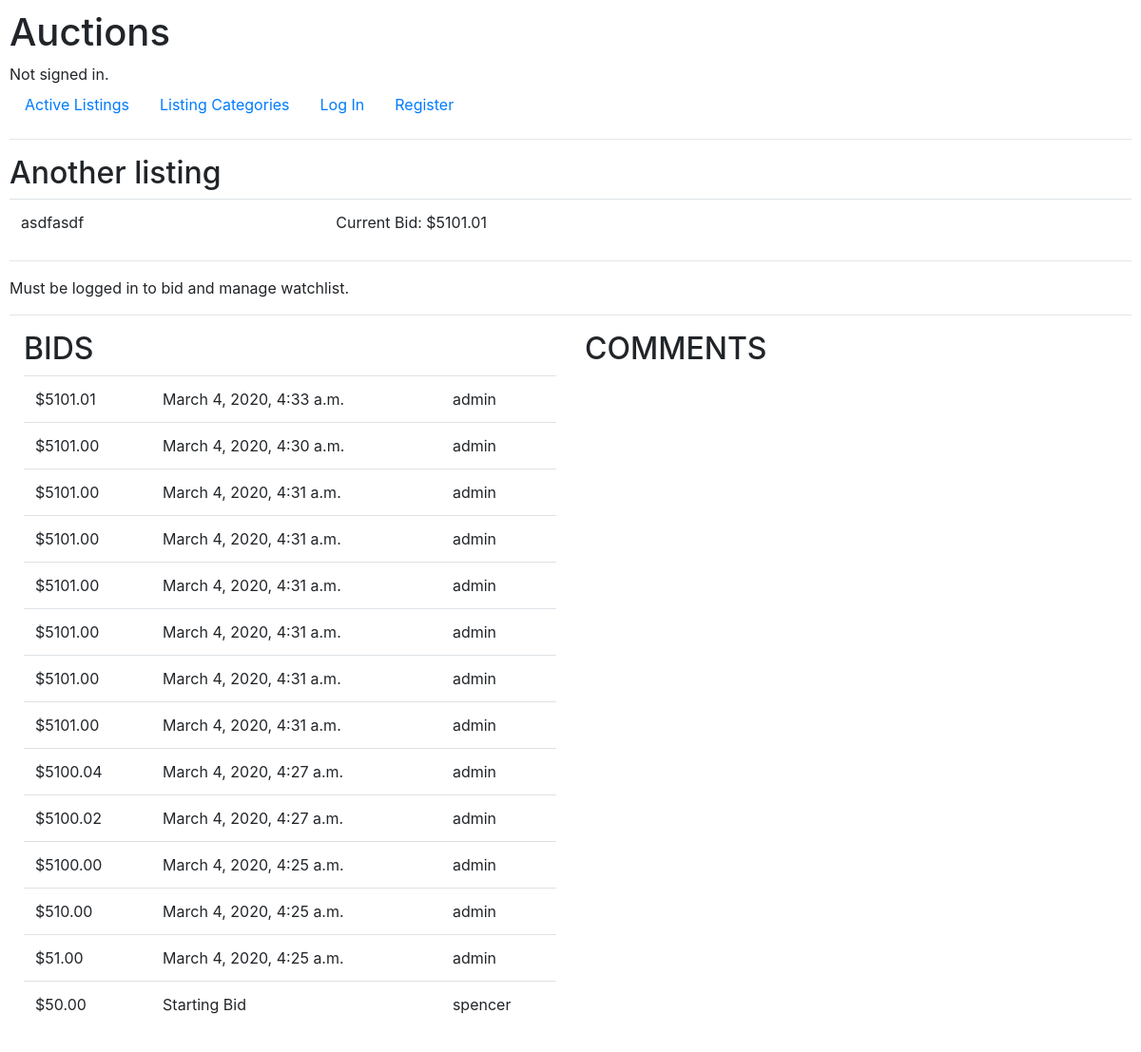
The app's page /listing/2, older data.
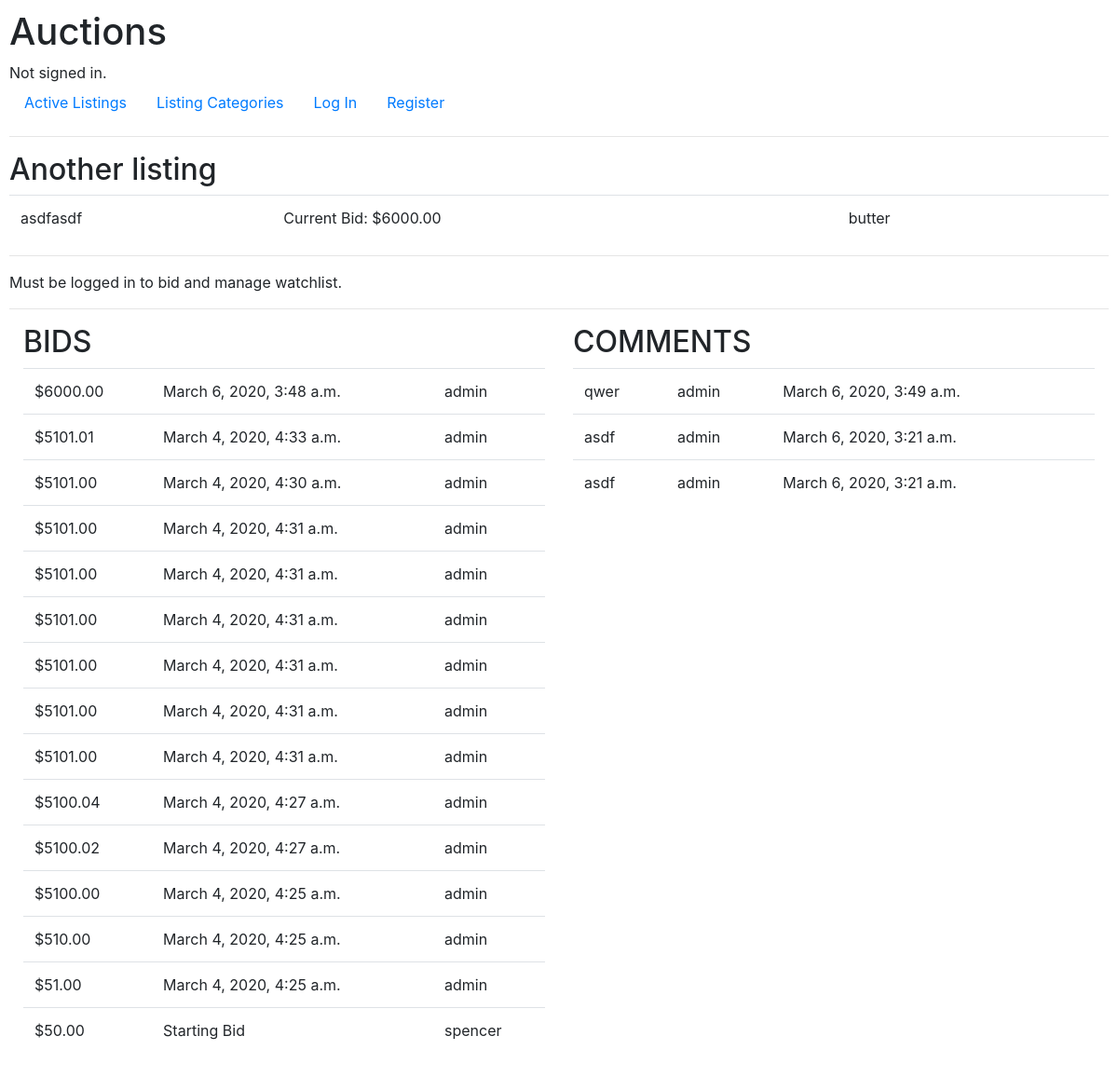
The same page, newer data.
### auctions/models.py (models this page shows, shortened)
class Listing(models.Model):
    creator = models.ForeignKey(User,
                                on_delete=models.CASCADE,
                                related_name="listings")
    title = models.CharField(max_length=64)
    description = models.TextField()
    startingBid = models.DecimalField(max_digits=11, decimal_places=2)
    image = models.URLField(blank=True)
    category = models.CharField(max_length=64, blank=True)
    active = models.BooleanField(default=True)
    createdTimestamp = models.DateTimeField(auto_now_add=True)
    updatedTimestamp = models.DateTimeField(auto_now=True)

class Bid(models.Model):
    user = models.ForeignKey(User,
                             on_delete=models.CASCADE,
                             related_name="bids")
    listing = models.ForeignKey(Listing,
                                on_delete=models.CASCADE,
                                related_name="bids")
    bid = models.DecimalField(max_digits=11, decimal_places=2)
    createdTimestamp = models.DateTimeField(auto_now_add=True)
    updatedTimestamp = models.DateTimeField(auto_now=True)

class User(AbstractUser):
    def __str__(self):
        return f"{self.username}"

class Comment(models.Model):
    user = models.ForeignKey(User,
                             on_delete=models.CASCADE,
                             related_name="comments")
    listing = models.ForeignKey(Listing,
                                on_delete=models.CASCADE,
                                related_name="comments")
    comment = models.TextField()
    createdTimestamp = models.DateTimeField(auto_now_add=True)
    updatedTimestamp = models.DateTimeField(auto_now=True)

### auctions/views.py (the view)
# urls.py: path("listing/<int:listing_id>", views.listing, name="listing"),
def listing(request, listing_id):
    form = BidForm(listing_id)
    user = request.user
    listing = Listing.objects.get(pk=listing_id)
    if request.method == "POST":
        form = BidForm(listing_id, request.POST)
        if form.is_valid():
            Bid.objects.create(
                user=user, listing=listing, bid=form.cleaned_data.get("bid"))
    max_bid = Bid.objects.filter(listing=listing).order_by("-bid")[:1]
    if len(max_bid) == 0:
        max_bid = None
    else:
        max_bid = max_bid[0]
    if user.is_authenticated:
        try:
            item = WatchlistItem.objects.get(user=user, listing=listing)
        except ObjectDoesNotExist:
            watching = False
        else:
            if item.active:
                watching = True
            else:
                watching = False
    else:
        watching = False
    return render(request, "auctions/listing.html", {
        "listing": Listing.objects.get(pk=listing_id),
        "bids": Bid.objects.filter(listing=listing_id).order_by("-bid"),
        "comments": Comment.objects.filter(
            listing=listing_id).order_by("-createdTimestamp"),
        "form": form,
        "watching": watching,
        "max_bid": max_bid
    })

### auctions/templates/auctions/listing.html (shortened to what this page needs)
{% extends "auctions/layout.html" %}
{% block body %}
    <h2>{{ listing.title }}</h2>
    <table class="table">
        <tbody>
            <tr>
                <td>{{ listing.description }}</td>
                {% if max_bid %}
                    <td>Current Bid: ${{ max_bid.bid|floatformat:2 }}</td>
                {% else %}
                    <td>Starting Bid ${{ listing.startingBid|floatformat:2 }}</td>
                {% endif %}
                <td>{{ listing.category }}</td>
                <td><img src="{{ listing.image }}"></td>
            </tr>
        </tbody>
    </table>
    <hr>
    {% if request.user.is_authenticated %}
    {% if request.user == max_bid.user and not listing.active %}
        <div class="alert alert-success" role="alert">
            <h2>YAAY You win!!!!!</h2>
        </div>
        <hr>
    {% endif %}
        {% if listing.active %}
            <h2>Make a Bid</h2>
            <form action="{% url 'listing' listing.id %}" method="POST">
                {% csrf_token %}
                {{ form }}
                <input class="btn btn-primary" type="submit" value="Bid">
            </form>
            <hr>
        {% endif %}
        {% if watching %}
            <form action="{% url 'watchlist' %}" method="POST">
                {% csrf_token %}
                <input type="hidden" name="listingid" value="{{ listing.id }}">
                <input type="hidden" name="action" value="REMOVE">
                <input class="btn btn-primary" type="submit" value="Remove from Watchlist">
            </form>
            <hr>
        {% else %}
            <form action="{% url 'watchlist' %}" method="POST">
                {% csrf_token %}
                <input type="hidden" name="listingid" value="{{ listing.id }}">
                <input type="hidden" name="action" value="ADD">
                <input class="btn btn-primary" type="submit" value="Add to Watchlist">
            </form>
            <hr>
        {% endif %}
        {% if request.user == listing.creator and listing.active %}
            <form action="{% url 'close' listing.id %}" method="POST">
                {% csrf_token %}
                <input class="btn btn-primary" type="submit" value="Close Listing">
            </form>
            <hr>
        {% endif %}
    {% else %}
        <p>Must be logged in to bid and manage watchlist.</p>
        <hr>
    {% endif %}
    <div class="container-fluid">
        <div class="row">
            <div class="col-md-6">
                <h2>BIDS</h2>
                <table class="table">
                    <tbody>
                        {% for bid in bids %}
                            <tr>
                                <td>${{ bid.bid|floatformat:2 }}</td>
                                <td>{{ bid.createdTimestamp }}</td>
                                <td>{{ bid.user }}</td>
                            </tr>
                        {% endfor %}
                        <tr>
                            <td>${{ listing.startingBid|floatformat:2 }}</td>
                            <td>Starting Bid</td>
                            <td>{{ listing.creator }}</td>
                        </tr>
                    </tbody>
                </table>
            </div>
            <div class="col-md-6">
                <h2>COMMENTS</h2>
                <table class="table">
                    <tbody>
                        {% for comment in comments %}
                            <tr>
                                <td>{{ comment.comment }}</td>
                                <td>{{ comment.user }}</td>
                                <td>{{ comment.createdTimestamp }}</td>
                            </tr>
                        {% endfor %}
                    </tbody>
                </table>
            </div>
        </div>
    </div>
{% endblock %}

### auctions/templates/auctions/layout.html (shortened to what this page needs)
{% load static %}
<!DOCTYPE html>
<html lang="en">
    <head>
        <link rel="stylesheet" href="https://stackpath.bootstrapcdn.com/bootstrap/4.4.1/css/bootstrap.min.css">
        <link href="{% static 'auctions/styles.css' %}" rel="stylesheet">
    </head>
    <body>
        <h1>Auctions</h1>
        <div>
            {% if user.is_authenticated %}
                Signed in as <strong>{{ user.username }}</strong>.
            {% else %}
                Not signed in.
            {% endif %}
        </div>
        <ul class="nav">
            <li class="nav-item">
                <a class="nav-link" href="{% url 'index' %}">Active Listings</a>
            </li>
            <li class="nav-item">
                <a class="nav-link" href="{% url 'categories' %}">Listing Categories</a>
            </li>
            {% if user.is_authenticated %}
                <li class="nav-item">
                    <a class="nav-link" href="{% url 'watchlist' %}">My Watchlist</a>
                </li>
                <li class="nav-item">
                    <a class="nav-link" href="{% url 'new' %}">Create New Listing</a>
                </li>
                <li class="nav-item">
                    <a class="nav-link" href="{% url 'logout' %}">Log Out</a>
                </li>
            {% else %}
                <li class="nav-item">
                    <a class="nav-link" href="{% url 'login' %}">Log In</a>
                </li>
                <li class="nav-item">
                    <a class="nav-link" href="{% url 'register' %}">Register</a>
                </li>
            {% endif %}
        </ul>
        <hr>
        {% block body %}
        {% endblock %}
    </body>
</html>

### auctions/static/auctions/styles.css (style rules this page uses)
body { padding: 10px; }

Row changes from the older to the newer data that the page shows:
changed Listing "Another listing": category (not shown) → "butter"
added Bid: bid "6000.00", createdTimestamp "March 6, 2020, 3:48 a.m.", user "admin"
added Comment: comment "qwer", user "admin", createdTimestamp "March 6, 2020, 3:49 a.m."
added Comment: comment "asdf", user "admin", createdTimestamp "March 6, 2020, 3:21 a.m."
added Comment: comment "asdf", user "admin", createdTimestamp "March 6, 2020, 3:21 a.m."
Text that changed along with them:
{{ max_bid.bid|floatformat:2 }}: "5101.01" → "6000.00"
